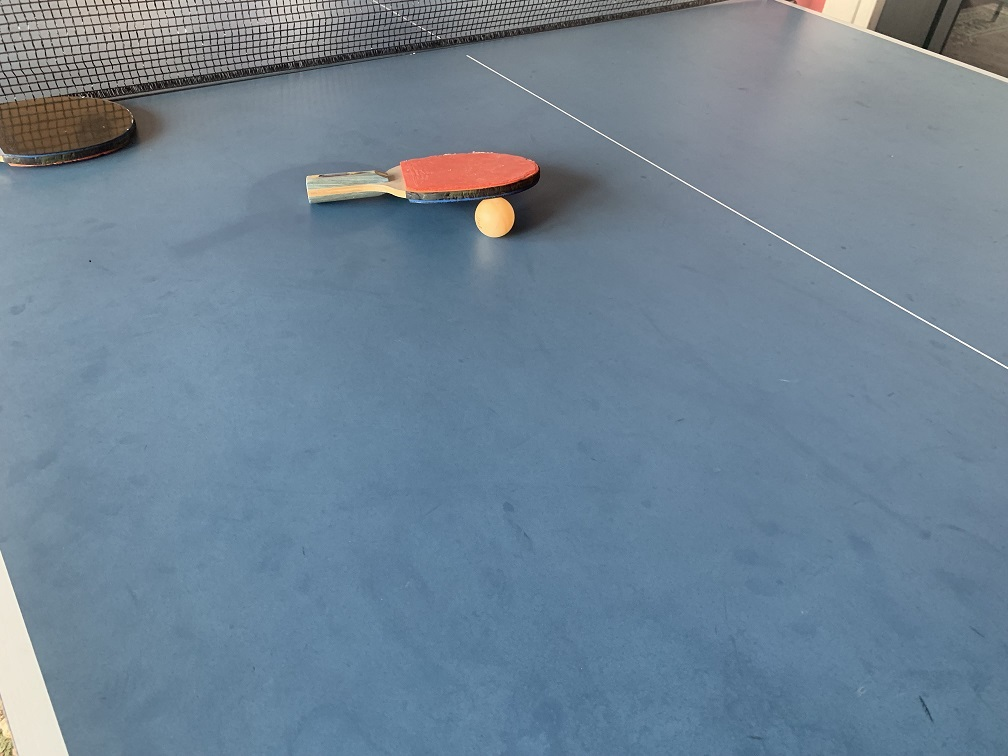
#> input picture Ball10.jpg, 1008 x 756 px, found by its file name
$ python brightest.py
#> lines starting #> are read from the running program, lines starting #| are printed output that depends on the picture; after the words box and inside, x2 and y2 are one past the last pixel; in counts of white or black regions, pixels touching at a corner belong together
import cv2
import numpy as np

# Load the image
image = cv2.imread('Ball10.jpg')
#> image is the input picture: shape (756, 1008, 3); mean B, G, R 148.6, 131.6, 111.9

# Convert the image to grayscale
gray = cv2.cvtColor(image, cv2.COLOR_BGR2GRAY)
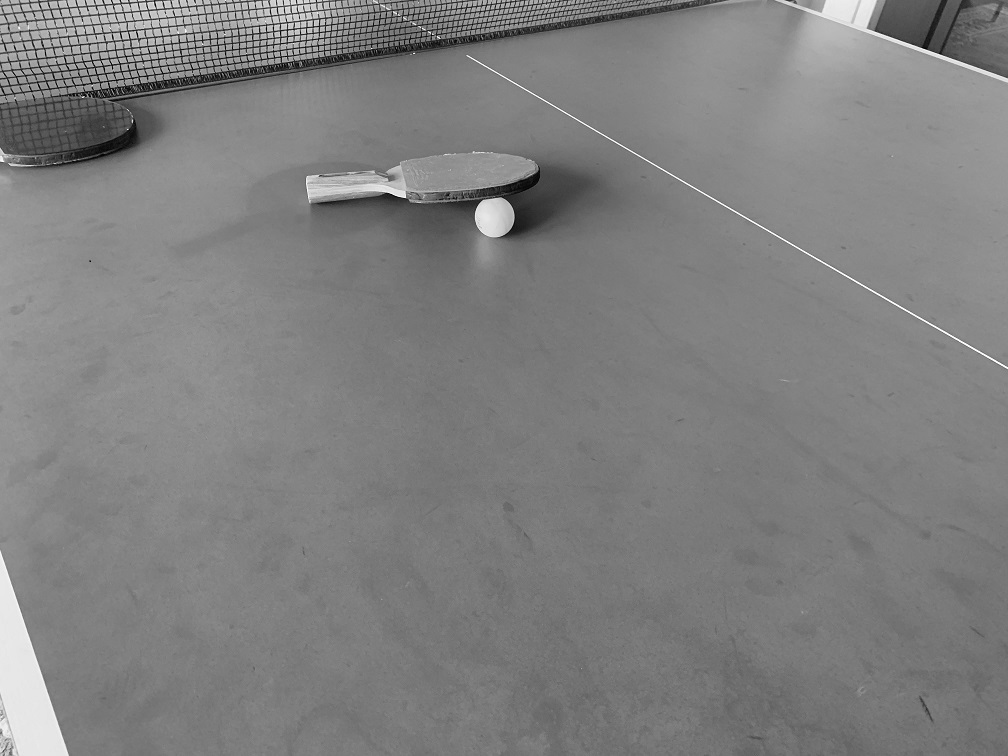
#> gray: shape (756, 1008); min 0, max 255, mean 127.6

# Use adaptive thresholding to create a binary mask of the brightest areas
# Note: You can adjust the values here based on the specifics of your image
_, thresh = cv2.threshold(gray, 150, 255, cv2.THRESH_BINARY) # Threshold value 230 is an example; adjust accordingly.
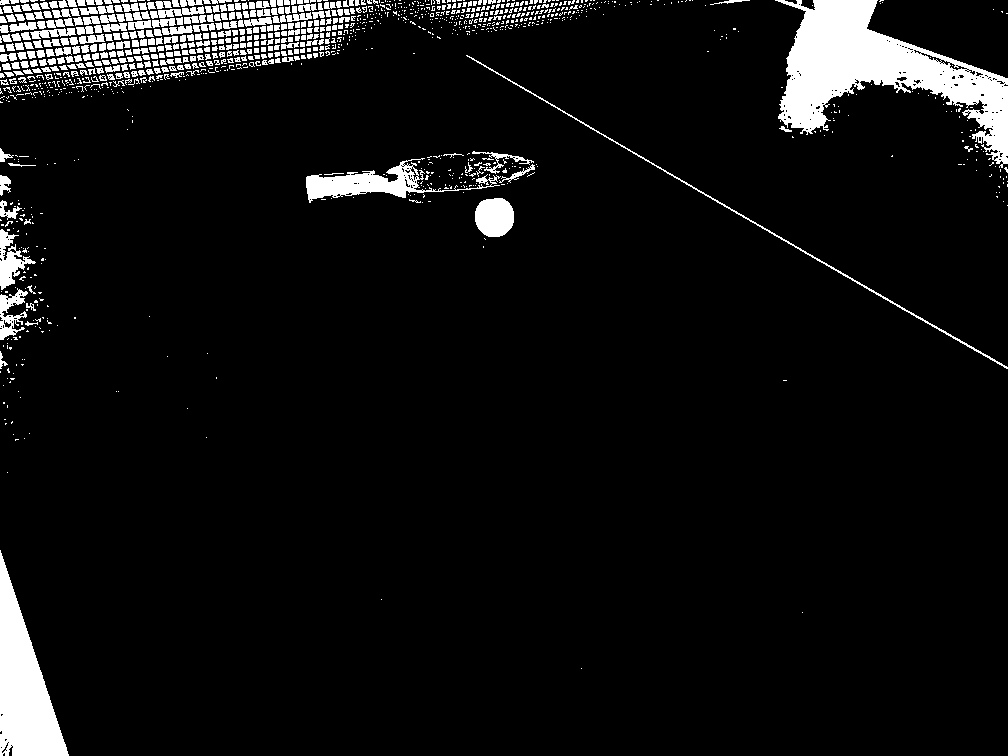
#> thresh: shape (756, 1008); 6.4% white; 1180 white regions (835 under 20 px)

# Find contours in the thresholded image
contours, _ = cv2.findContours(thresh, cv2.RETR_EXTERNAL, cv2.CHAIN_APPROX_SIMPLE)
#> contours = 1178 contours, 960 with area under 20; largest, box (x1, y1, x2, y2) and area: (775, 0, 1008, 168) 15282, (0, 550, 69, 756) 6898, (306, 158, 501, 203) 2382, (475, 198, 514, 237) 1190, (0, 229, 36, 290) 770

# If no contours are detected, exit
if not contours:
    print("No bright regions found!")
    exit()

# Sort contours by area in descending order and take the largest one
c = max(contours, key=cv2.contourArea)
#> c = contour of 757 points, box (x1, y1, x2, y2) (775, 0, 1008, 168), area 15282

# Create an all-black mask
mask = np.zeros_like(gray)

# Fill the detected contour in the mask
cv2.drawContours(mask, [c], -1, (255), thickness=cv2.FILLED)
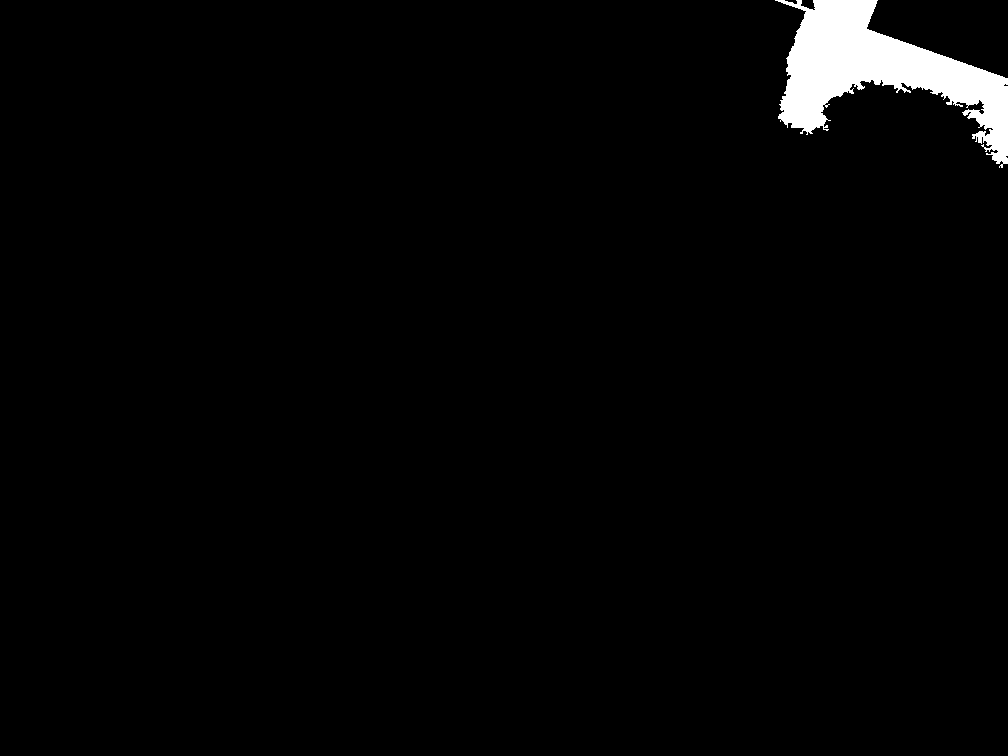
#> mask: shape (756, 1008); 2.1% white; 1 white region, box (x1, y1, x2, y2) and area: (775, 0, 1008, 168) 15919

# Bitwise the original image and the mask to get the isolated brightest object
result = cv2.bitwise_and(image, image, mask=mask)
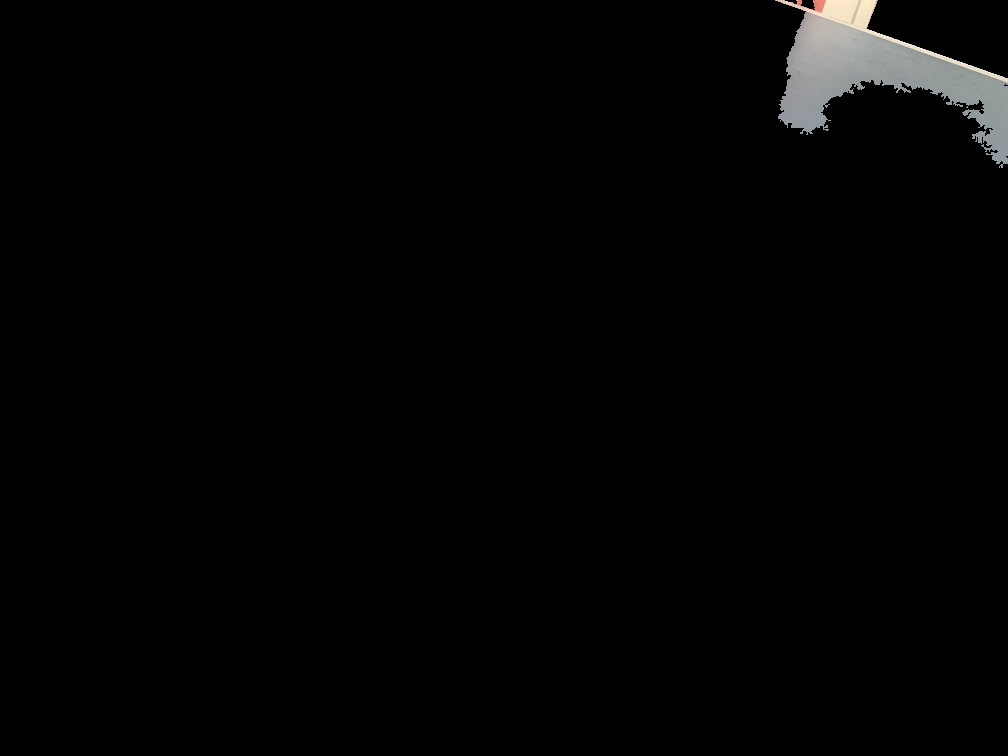
#> result: shape (756, 1008, 3); mean B, G, R 3.4, 3.5, 3.5

# Display the result
cv2.imshow('Original Image', image)
cv2.imshow('Isolated Brightest Object', result)
cv2.waitKey(0)
cv2.destroyAllWindows()

$ run again, with Ball1.jpg copied over Ball10.jpg
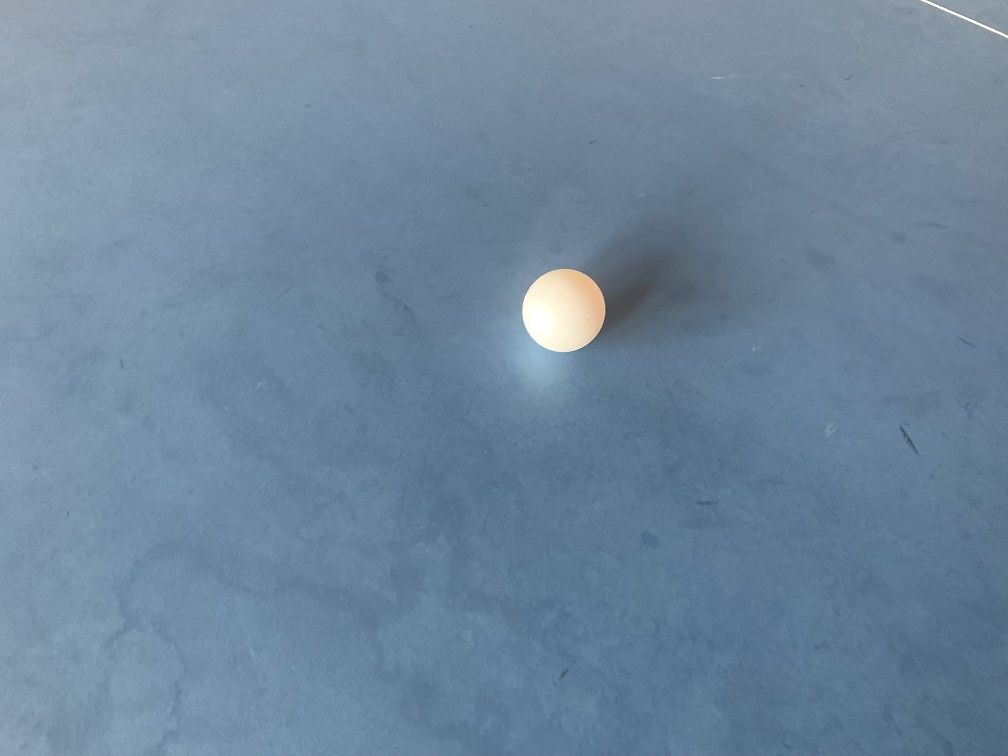
#> input picture Ball1.jpg, 1008 x 756 px, found by its file name
#> image is the input picture: shape (756, 1008, 3); mean B, G, R 156.3, 134, 110.4
#> `_, thresh = cv2.threshold(gray, 150, 255, cv2.THRESH_BINARY)`:
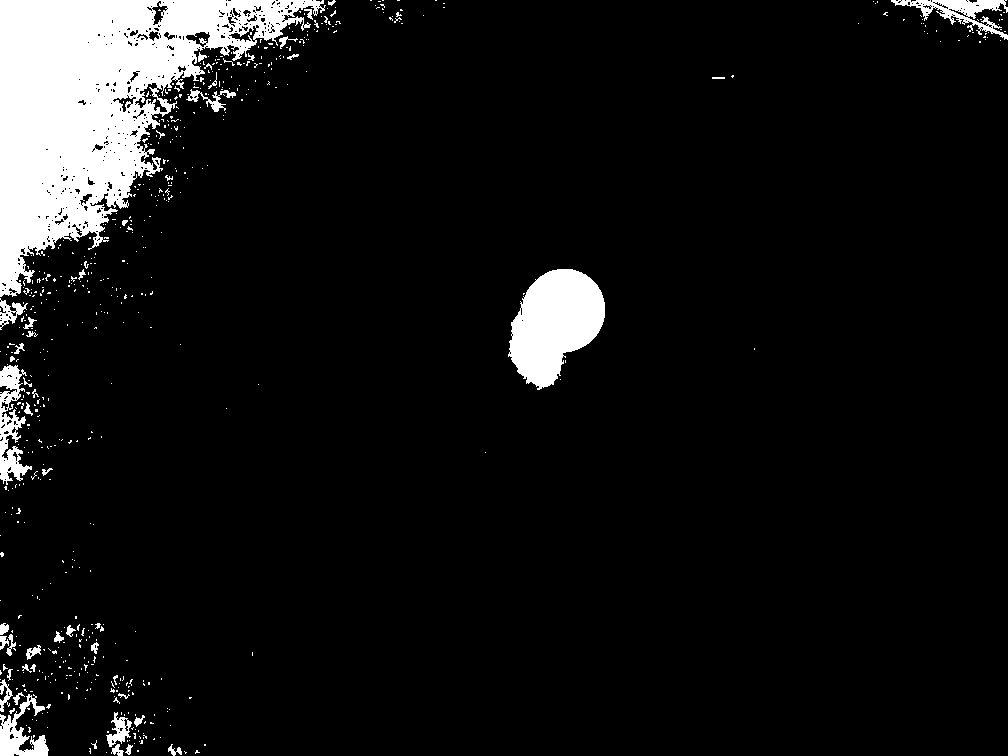
#> thresh: shape (756, 1008); 7.8% white; 630 white regions (578 under 20 px)
#> contours = 624 contours, 595 with area under 20; largest, box (x1, y1, x2, y2) and area: (0, 0, 326, 297) 43246, (508, 269, 605, 390) 7483, (0, 365, 32, 485) 1667, (891, 0, 1008, 40) 1402, (0, 694, 49, 756) 1184
#> c = contour of 1044 points, box (x1, y1, x2, y2) (0, 0, 326, 297), area 43246
#> mask: shape (756, 1008); 5.8% white; 1 white region, box (x1, y1, x2, y2) and area: (0, 0, 326, 297) 44293
#> `result = cv2.bitwise_and(image, image, mask=mask)`:
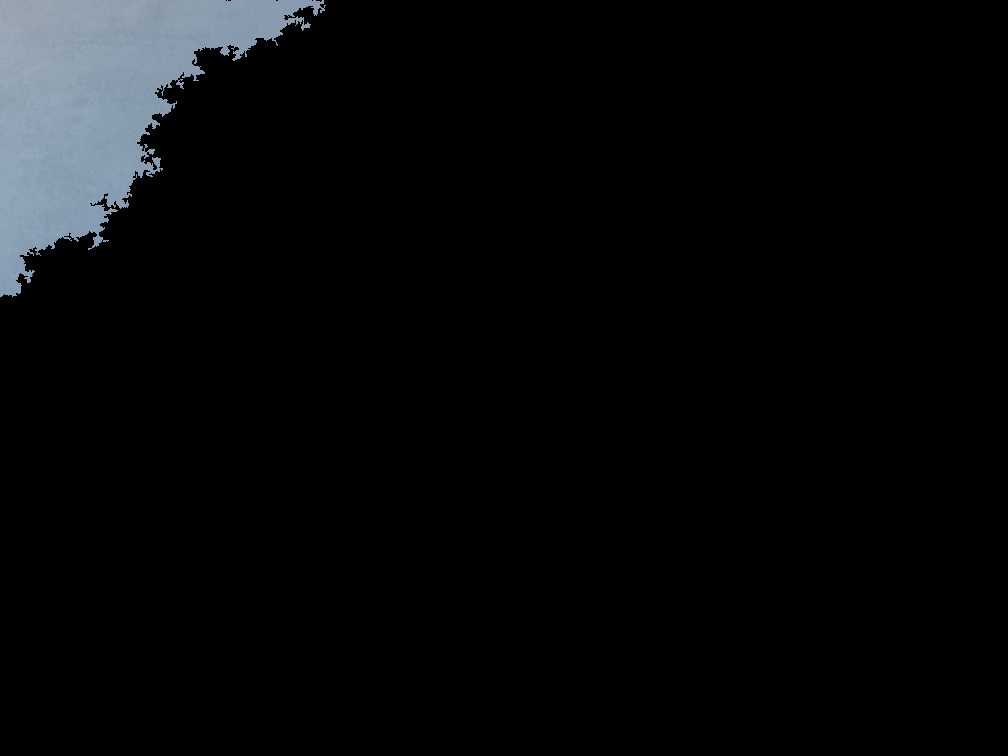
#> result: shape (756, 1008, 3); mean B, G, R 10.3, 9.3, 8.2
